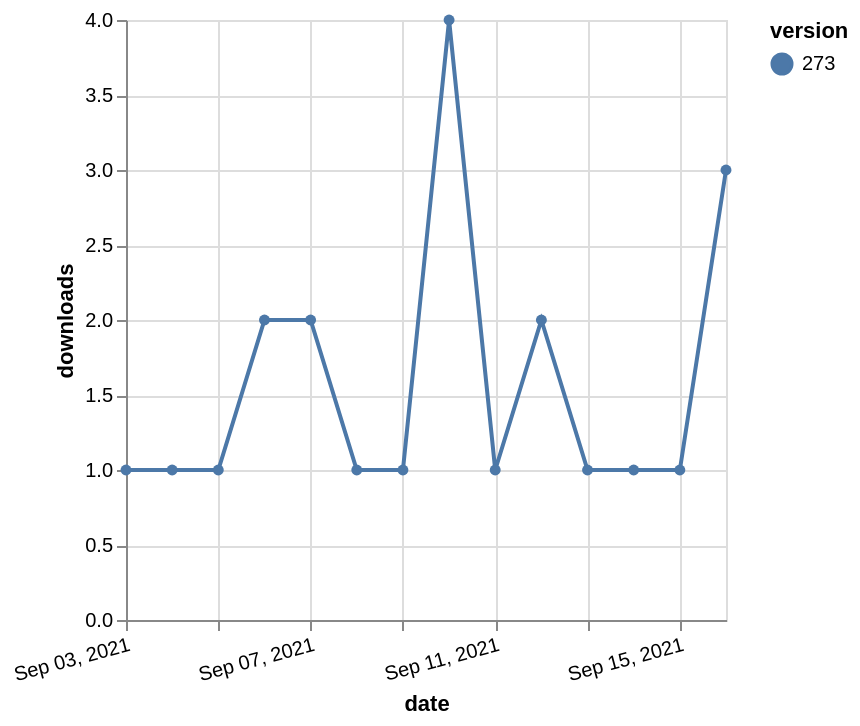

This figure's Vega-Lite source:
### Vega-Lite specification from a JSON file in a GitHub repository (floating-point values rounded to 4 significant figures)
{"$schema": "https://vega.github.io/schema/vega-lite/v5.json", "description": "A simple bar chart with embedded data.", "data": {"values": [{"date": "2021-09-03", "total": 243, "delta": 1, "version": "273"}, {"date": "2021-09-04", "total": 244, "delta": 1, "version": "273"}, {"date": "2021-09-05", "total": 245, "delta": 1, "version": "273"}, {"date": "2021-09-06", "total": 247, "delta": 2, "version": "273"}, {"date": "2021-09-07", "total": 249, "delta": 2, "version": "273"}, {"date": "2021-09-08", "total": 250, "delta": 1, "version": "273"}, {"date": "2021-09-09", "total": 251, "delta": 1, "version": "273"}, {"date": "2021-09-10", "total": 255, "delta": 4, "version": "273"}, {"date": "2021-09-11", "total": 256, "delta": 1, "version": "273"}, {"date": "2021-09-12", "total": 258, "delta": 2, "version": "273"}, {"date": "2021-09-13", "total": 259, "delta": 1, "version": "273"}, {"date": "2021-09-14", "total": 260, "delta": 1, "version": "273"}, {"date": "2021-09-15", "total": 261, "delta": 1, "version": "273"}, {"date": "2021-09-16", "total": 264, "delta": 3, "version": "273"}]}, "width": "container", "mark": {"type": "line", "point": {"filled": true}}, "encoding": {"x": {"field": "date", "type": "temporal", "timeUnit": "yearmonthdate", "title": "date", "axis": {"labelAngle": -15}}, "y": {"field": "delta", "type": "quantitative", "title": "downloads"}, "color": {"field": "version", "type": "nominal"}, "tooltip": {"field": "delta"}}}
